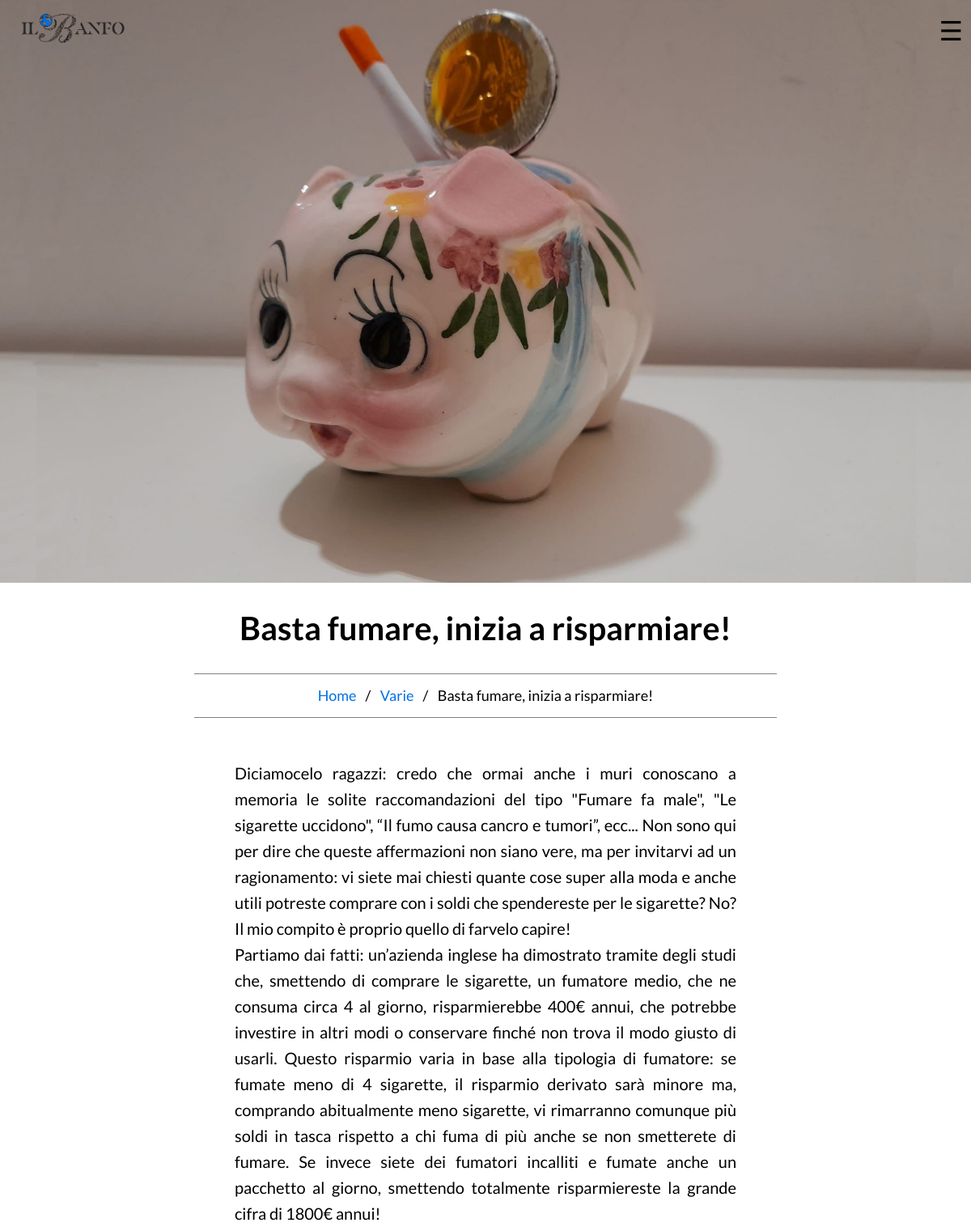
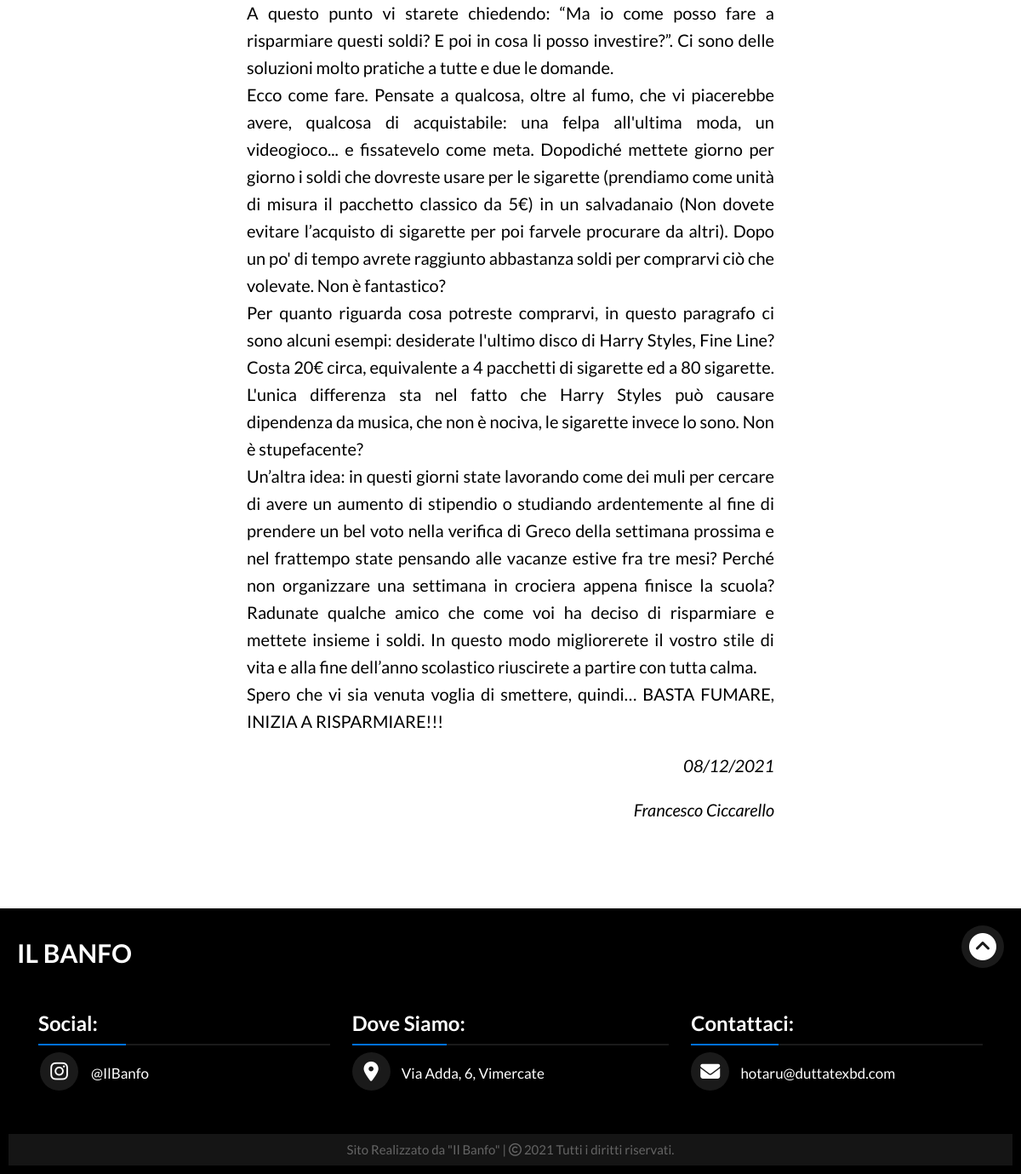
/pagine/articolo.php?articolo=66, run on the app's committed database (2 pictures, top to bottom).
### tables this page shows
CREATE TABLE `articoli` (
  `codice_articolo` int(11) NOT NULL,
  `data` date NOT NULL,
  `autore` int(11) NOT NULL,
  `autore2` int(11) DEFAULT NULL,
  `argomento` varchar(50) NOT NULL
);

CREATE TABLE `redazione` (
  `codice` int(11) NOT NULL,
  `nome` varchar(50) NOT NULL,
  `cognome` varchar(50) NOT NULL,
  `classe` varchar(50) NOT NULL,
  `professione` varchar(50) NOT NULL,
  `attivo` tinyint(1) NOT NULL DEFAULT 1
);

### htdocs/pagine/articolo.php (the view, shortened to what this page needs)
<!DOCTYPE html>
<html lang="en">
<head>
  <?php
   $cod = $_GET["articolo"];
  $conn = new mysqli("localhost","studente","pass_studente_banfi","banfo");
  $sql = "SELECT codice_articolo as codice, DATE_FORMAT(articoli.data, '%d/%m/%Y') as data, argomento, nome, cognome, autore
          FROM articoli JOIN redazione
          ON autore=codice
          WHERE codice_articolo = $cod";
  $ris = $conn->query($sql) or die("<p>Query fallita! ".$conn->error."</p>");
  if ($ris->num_rows > 0) {
    while($row = $ris->fetch_assoc()) {
        $articolo = fopen("../articoli/".$row["codice"].".txt", "r");
        $titolo = fgets($articolo);
        $testo = fread($articolo, filesize("../articoli/".$row["codice"].".txt"));
   ?>
  <link rel="stylesheet" href="https://cdnjs.cloudflare.com/ajax/libs/normalize/8.0.1/normalize.min.css">
  <link rel="stylesheet" href="https://unpkg.com/swiper/swiper-bundle.min.css">
  <link rel="stylesheet" href="../css/style.css">
</head>
<body>
  <div class="cont_menu">
      <div class="header_menu clearfix">
        <div class="menu_logo">
          <a href="../index.php"><img src="../immagini/ilbanfotipo.png" alt=""></a>
        </div>
        <div class="menu_hamburger">
          <span onclick="openNav()">&#9776;</span>
        </div>
      </div>
  </div>
<?php
          echo "
                <div class='contenitore_articolo_pagina'>
                <div class='immagine_del_mio_articolo'>
                  <img src='../immagini/".$row["codice"].".jpg'>
                </div>
                <div class='cont_titolo_articolo'>
                  <h2 class='med-text text-bold'>".$titolo."</h2>
                </div>
                <div class='intestazione_del_mio_articolo'>
                  <ul class='breadcrumb'>
                  <li><a href='../index.php'>Home</a></li>
                    <li><a href='argomento.php?argomento=".$row["argomento"]."'>".$row["argomento"]."</a></li>
                    <li>".$titolo."</li>
                  </ul>
                </div>
                <div class='testi_del_mio_articolo'>
                  <div class='cont_testo'>
                    <p class='normal-text'>".nl2br($testo)."</p>
                    <div class='data_e_firma'>
                      <p class='normal-text'>".$row["data"]."</p>
                    <a href='membro.php?membro=".$row["autore"]."'><p class='normal-text'>".$row["nome"]." ".$row["cognome"]."</p></a>";
                    ?>
                  <?php
                  echo"
                    </div>
                  </div>
                </div>
              </div>
          ";
  }
}
?>
<div class="wrapper">
    <div class="nested0">
      <div class="title">
        <h2>IL BANFO</h2>
      </div>
      <div class="arrow">
        <a class="smooth" href="#goHere"><span class="fas fa-chevron-circle-up"></span></a>
        </div>
      </div>
      <div class="left card">
        <h2  class="tw">Social:</h2>
        <div class="foot__conn">
          <div class="social">
            <a target="_blank" href="https://www.instagram.com/ilbanfo/"><span class="fab fa-instagram fa-2x"></span></a>
            <span class="text">@IlBanfo</span>
          </div>
        </div>
      </div>
      <div class="center card">
        <h2  class="tw">Dove Siamo:</h2>
        <div class="foot__conn">
          <div class="place">
            <a target="_blank" href="https://goo.gl/maps/3iN3kXD4J7tHWehG7"><span class="fas fa-map-marker-alt"></span></a>
            <span class="text">Via Adda, 6, Vimercate</span>
          </div>
        </div>
      </div>
      <div class="right card">
        <h2 class="tw">Contattaci:</h2>
        <div class="foot__conn">
          <div class="email">
            <a target="_blank" href="mailto:hotaru@duttatexbd.com"> <span class="fas fa-envelope"></span></a>
              <span class="text">hotaru@duttatexbd.com</span>
          </div>
        </div>
      </div>
      <div class="bottom">
     <span class="credit">Sito Realizzato da "Il Banfo" | </span>
     <span class="far fa-copyright"></span><span> 2021 Tutti i diritti riservati.</span>
    </div>
  </div>
</body>
</html>

### htdocs/css/style.css (style rules this page uses)
body { font-family: 'Lato', sans-serif; font-size: 16px; }
a { text-decoration: none; }
h1, h2, h3, h4, h5, p { color: #000; }
p { line-height: 25px; font-weight: 400; }
.med-text { font-size: 40px; }
.normal-text { font-size: 20px; line-height: 1.6; }
.text-bold { font-weight: bold; }
.tw { color: #fff; }
.header_menu { position: fixed; z-index: 100; top: 0; left: 50%; transform: translateX(-50%); display: flex; align-items: center; justify-content: left; width: 100%; max-width: 1200px; height: 70px; background-color: transparent; }
.menu_logo { width: 50px; justify-self: left; height: 100%; }
.menu_logo img { display: block; height: 100%; width: auto; padding: 10px 15px; }
.menu_hamburger { margin-left: auto; font-size: 33px; height: 75%; cursor: pointer; padding: 10px; }
.wrapper { margin-top: 100px; display: grid; grid-template-columns: repeat(3, 1fr); background: #000; grid-gap: 1em; padding: 10px; }
.nested0 { display: grid; grid-template-columns: repeat(2, 1fr); grid-column: 1/4; grid-row: 1; grid-gap: 0.5em; }
.title { grid-row: 1; grid-column: 1; justify-self: start; align-self: start; margin-left: 10px; margin-bottom: -60px; }
.title h2 { color: white; font-size: 30px; }
.arrow { padding: 10px; grid-row: 1; grid-column: 2; justify-self: end; align-self: center; }
.arrow .fas { font-size: 2rem; background: #1a1a1a; color: white; height: 50px; width: 50px; line-height: 50px; text-align: center; border-radius: 100%; transition: 0.3s; cursor: pointer; }
.left { grid-column: 1; grid-row: 2; padding: 5px; margin-left: 30px; }
.left .foot__conn .text { font-size: 1.0625rem; color: white; font-weight: 500; padding-left: 10px; }
.left .foot__conn .social { margin: 20px 0 0 0; }
.left .foot__conn .social a { padding: 0 2px; }
.left .foot__conn .social a span { height: 45px; width: 45px; background: #1a1a1a; line-height: 45px; text-align: center; border-radius: 50%; transition: 0.3s; }
.left .foot__conn .fab { font-size: 1.475rem; background: #1a1a1a; color: white; height: 45px; width: 45px; line-height: 45px; text-align: center; transition: 0.3s; cursor: pointer; }
.center { grid-column: 2; grid-row: 2; padding: 5px; }
.center .foot__conn .fas { font-size: 1.4375rem; background: #1a1a1a; color: white; height: 45px; width: 45px; line-height: 45px; text-align: center; border-radius: 50%; transition: 0.3s; cursor: pointer; }
.center .foot__conn .text { font-size: 1.0625rem; color: white; font-weight: 500; padding-left: 10px; }
.center .foot__conn .place { margin: 10px 0; }
.right { grid-column: 3; grid-row: 2; padding: 5px; margin-right: 30px; }
.right .foot__conn .fas { font-size: 1.4375rem; color: white; background: #1a1a1a; height: 45px; width: 45px; line-height: 45px; text-align: center; border-radius: 50%; transition: 0.3s; cursor: pointer; }
.right .foot__conn .text { font-size: 1.0625rem; color: white; font-weight: 500; padding-left: 10px; }
.bottom { grid-row: 3; grid-column: 1/4; text-align: center; padding: 10px; font-size: 0.9375rem; background: #151515; margin-top: 20px; }
.bottom span { color: #656565; }
.card .foot__conn { margin: 20px 0 0 0; position: relative; }
.card .foot__conn:before { position: absolute; content: ''; top: -10px; height: 2px; width: 100%; background: #1a1a1a; }
.card .foot__conn:after { position: absolute; content: ''; height: 2px; width: 30%; background: #0071e3; top: -10px; }
.immagine_del_mio_articolo { width: 100%; height: 90vh; overflow: hidden; }
.immagine_del_mio_articolo img { width: 100%; height: 100%; display: block; object-fit: cover; }
ul { padding-inline-start: 0; }
.cont_titolo_articolo { width: 60%; margin: 0 auto; padding: 0 50px; text-align: center; }
.cont_testo { width: 60%; margin: 0 auto; padding: 0 50px; text-align: center; text-align: justify; }
.intestazione_del_mio_articolo { width: 60%; margin: 0 auto; text-align: center; border-top: 1px solid gray; border-bottom: 1px solid gray; }
.breadcrumb { width: 100%; }
ul.breadcrumb li { display: inline; font-size: 18px; }
ul.breadcrumb li+li:before { padding: 8px; color: black; content: "/\00a0"; }
ul.breadcrumb li a { color: #0071e3; text-decoration: none; }
.data_e_firma { text-align: right; font-style: italic; }
.clearfix::after { visibility: hidden; display: block; font-size: 0; content: " "; clear: both; height: 0; }
*, *:before, *:after { -webkit-box-sizing: border-box; -moz-box-sizing: border-box; box-sizing: border-box; }

### data on the page
articoli: titolo "Basta fumare, inizia a risparmiare!", argomento "Varie", codice_articolo "Diciamocelo ragazzi: credo che ormai anche i muri conoscano a memoria le solite raccomandazioni del tipo \"Fumare fa male\", \"Le sigarette uccidono\", “Il fumo causa cancro e tumori”, ecc... Non sono qui per dire che queste affermazioni non siano vere, ma per invitarvi ad un ragionamento: vi siete mai chiesti quante cose super alla moda e anche utili potreste comprare con i soldi che spendereste per le sigarette? No? Il mio compito è proprio quello di farvelo capire! Partiamo dai fatti: un’azienda inglese ha dimostrato tramite degli studi che, smettendo di comprare le sigarette, un fumatore medio, che ne consuma circa 4 al giorno, risparmierebbe 400€ annui, che potrebbe investire in altri modi…", data "08/12/2021", autore.nome "Francesco", autore.cognome "Ciccarello"
